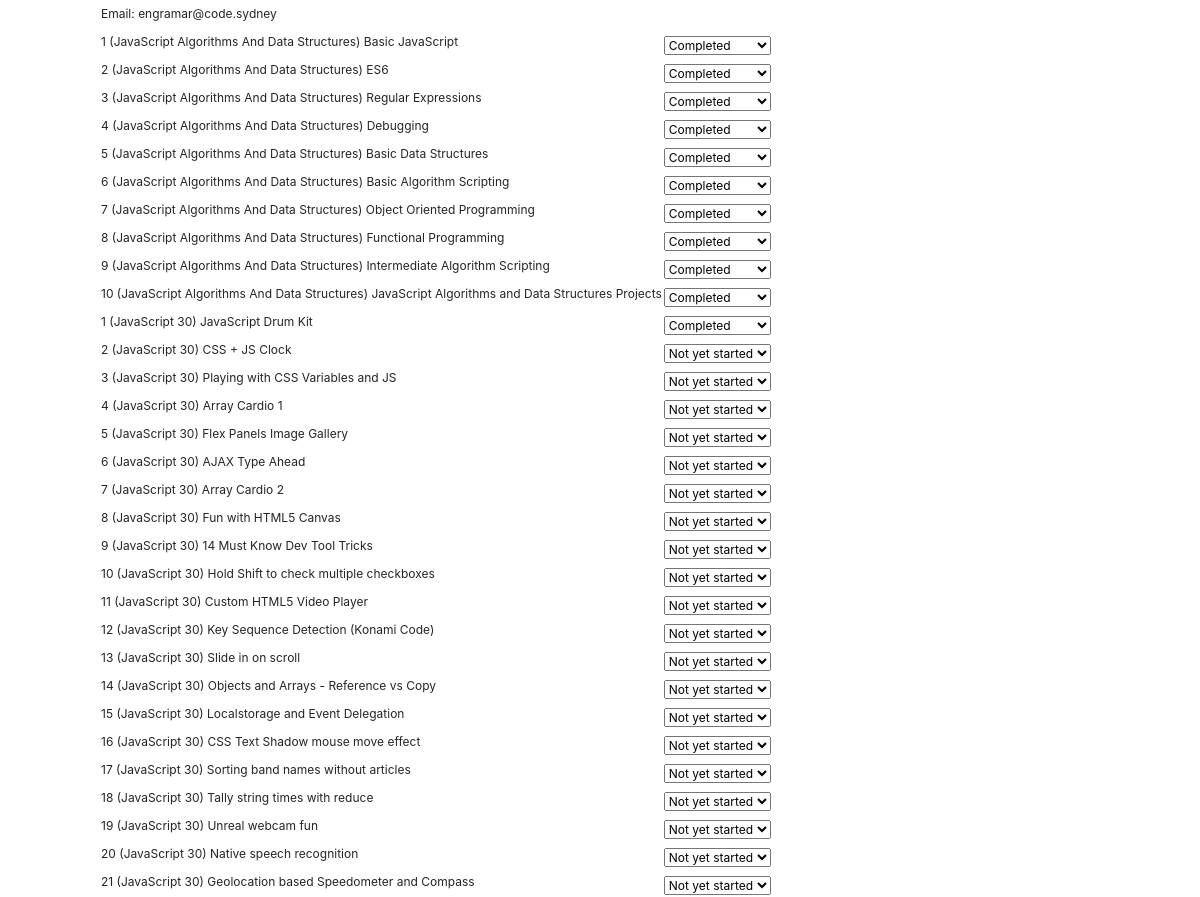
The app's page /vueleaderboardupdate (signed in, middle part), older data.
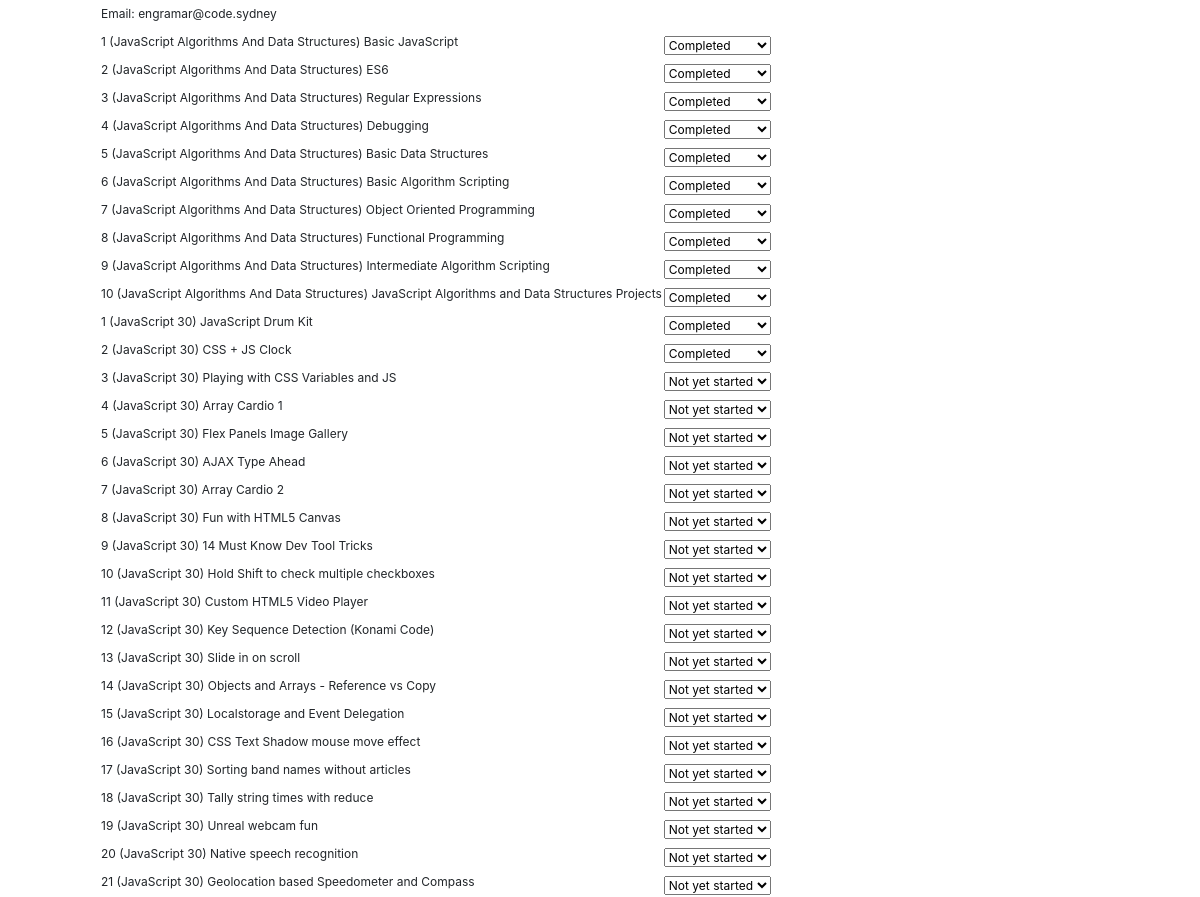
The same page, newer data.
### tables this page shows
CREATE TABLE "vuedashboardtable" (
	"Name"	TEXT,
	"Email"	TEXT,
	"Password"	TEXT,
	"Completed_Count"	INTEGER,
	"A1"	TEXT,
	"A2"	TEXT,
	"A3"	TEXT,
	"A4"	TEXT,
	"A5"	TEXT,
	"A6"	TEXT,
	"A7"	TEXT,
	"A8"	TEXT,
	"A9"	TEXT,
	"A10"	TEXT,
	"B1"	TEXT,
	"B2"	TEXT,
	"B3"	TEXT,
	"B4"	TEXT,
	"B5"	TEXT,
	"B6"	TEXT,
	"B7"	TEXT,
	"B8"	TEXT,
	"B9"	TEXT,
	"B10"	TEXT,
	"B11"	TEXT,
	"B12"	TEXT,
	"B13"	TEXT,
	"B14"	TEXT,
	"B15"	TEXT,
	"B16"	TEXT,
	"B17"	TEXT,
	"B18"	TEXT,
	"B19"	TEXT,
	"B20"	TEXT,
	"B21"	TEXT,
	"B22"	TEXT,
	"B23"	TEXT,
	"B24"	TEXT,
	"B25"	TEXT,
	"B26"	TEXT,
	"B27"	TEXT,
	"B28"	TEXT,
	"B29"	TEXT,
	"B30"	TEXT,
	"C1"	TEXT,
	"C2"	TEXT,
	"C3"	TEXT,
	"C4"	TEXT,
	"C5"	TEXT,
	"C6"	TEXT,
	"C7"	TEXT,
	"C8"	TEXT,
	PRIMARY KEY("Email")
);

### app.py (the view)
@app.route('/vueleaderboardupdate',methods=['GET','POST'])
def vueleaderboardupdate():
    form = VueInputForm()
    if request.method == 'POST':
        db = get_db()
        Email = session.get('tempemail', None)
        try:
            user_cur = db.execute('SELECT Name, Email, Password, Completed_Count, \
                                     A1, A2, A3, A4, A5, A6, A7, A8, A9, A10, \
                                     B1, B2, B3, B4, B5, B6, B7, B8, B9, B10,  \
                                     B11, B12, B13, B14, B15, B16, B17, B18, B19, B20,  \
                                     B21, B22, B23, B24, B25, B26, B27, B28, B29, B30,  \
                                     C1, C2, C3, C4, C5, C6, C7, C8 \
                                from vuedashboardtable \
                                where Email = ?', [Email])
        except Exception as e:
            print('Exception: ',e)
        res = user_cur.fetchall()
        for row in res:
            Name  = row[0]
            Email = row[1]
            Password = row[2]
            Completed_Count = row[3]
        Completed_Count = 0
        A1 = form.A1.data
        if A1 == 'Completed':
            Completed_Count += 1
        A2 = form.A2.data
        if A2 == 'Completed':
            Completed_Count += 1
        A3 = form.A3.data
        if A3 == 'Completed':
            Completed_Count += 1
        A4 = form.A4.data
        if A4 == 'Completed':
            Completed_Count += 1
        A5 = form.A5.data
        if A5 == 'Completed':
            Completed_Count += 1
        A6 = form.A6.data
        if A6 == 'Completed':
            Completed_Count += 1
        A7 = form.A7.data
        if A7 == 'Completed':
            Completed_Count += 1
        A8 = form.A8.data
        if A8 == 'Completed':
            Completed_Count += 1
        A9 = form.A9.data
        if A9 == 'Completed':
            Completed_Count += 1
        A10 = form.A10.data
        if A10 == 'Completed':
            Completed_Count += 1
        B1 = form.B1.data
        if B1 == 'Completed':
            Completed_Count += 1
        B2 = form.B2.data
        if B2 == 'Completed':
            Completed_Count += 1
        B3 = form.B3.data
        if B3 == 'Completed':
            Completed_Count += 1
        B4 = form.B4.data
        if B4 == 'Completed':
            Completed_Count += 1
        B5 = form.B5.data
        if B5 == 'Completed':
            Completed_Count += 1
        B6 = form.B6.data
        if B6 == 'Completed':
            Completed_Count += 1
        B7 = form.B7.data
        if B7 == 'Completed':
            Completed_Count += 1
        B8 = form.B8.data
        if B8 == 'Completed':
            Completed_Count += 1
        B9 = form.B9.data
        if B9 == 'Completed':
            Completed_Count += 1
        B10 = form.B10.data
        if B10 == 'Completed':
            Completed_Count += 1
        B11 = form.B11.data
        if B11 == 'Completed':
            Completed_Count += 1
        B12 = form.B12.data
        if B12 == 'Completed':
            Completed_Count += 1
        B13 = form.B13.data
        if B13 == 'Completed':
            Completed_Count += 1
        B14 = form.B14.data
        if B14 == 'Completed':
            Completed_Count += 1
        B15 = form.B15.data
        if B15 == 'Completed':
            Completed_Count += 1
        B16 = form.B16.data
        if B16 == 'Completed':
            Completed_Count += 1
        B17 = form.B17.data
        if B17 == 'Completed':
            Completed_Count += 1
        B18 = form.B18.data
        if B18 == 'Completed':
            Completed_Count += 1
        B19 = form.B19.data
        if B19 == 'Completed':
            Completed_Count += 1
        B20 = form.B20.data
        if B20 == 'Completed':
            Completed_Count += 1
        B21 = form.B21.data
        if B21 == 'Completed':
            Completed_Count += 1
        B22 = form.B22.data
        if B22 == 'Completed':
            Completed_Count += 1
        B23 = form.B23.data
        if B23 == 'Completed':
            Completed_Count += 1
        B24 = form.B24.data
        if B24 == 'Completed':
            Completed_Count += 1
        B25 = form.B25.data
        if B25 == 'Completed':
            Completed_Count += 1
        B26 = form.B26.data
        if B26 == 'Completed':
            Completed_Count += 1
        B27 = form.B27.data
        if B27 == 'Completed':
            Completed_Count += 1
        B28 = form.B28.data
        if B28 == 'Completed':
            Completed_Count += 1
        B29 = form.B29.data
        if B29 == 'Completed':
            Completed_Count += 1
        B30 = form.B30.data
        if B30 == 'Completed':
            Completed_Count += 1
        C1 = form.C1.data
        if C1 == 'Completed':
            Completed_Count += 1
        C2 = form.C2.data
        if C2 == 'Completed':
            Completed_Count += 1
        C3 = form.C3.data
        if C3 == 'Completed':
            Completed_Count += 1
        C4 = form.C4.data
        if C4 == 'Completed':
            Completed_Count += 1
        C5 = form.C5.data
        if C5 == 'Completed':
            Completed_Count += 1
        C6 = form.C6.data
        if C6 == 'Completed':
            Completed_Count += 1
        C7 = form.C7.data
        if C7 == 'Completed':
            Completed_Count += 1
        C8 = form.C8.data
        if C8 == 'Completed':
            Completed_Count += 1
        try:
            db.execute('UPDATE vuedashboardtable \
                         SET Completed_Count=?, A1=?, A2=?, A3=?, A4=?, A5=?, A6=?, A7=?, A8=?, A9=?, A10=?, B1=?, B2=?, B3=?, B4=?, B5=?, B6=?, B7=?, B8=?, B9=?, B10=?, B11=?, B12=?, B13=?, B14=?, B15=?, B16=?, B17=?, B18=?, B19=?, B20=?, B21=?, B22=?, B23=?, B24=?, B25=?, B26=?, B27=?, B28=?, B29=?, B30=?, C1=?, C2=?, C3=?, C4=?, C5=?, C6=?, C7=?, C8=? \
                        WHERE Email = ?', (Completed_Count, A1, A2, A3, A4, A5, A6, A7, A8, A9, A10, B1, B2, B3, B4, B5, B6, B7, B8, B9, B10, B11, B12, B13, B14, B15, B16, B17, B18, B19, B20, B21, B22, B23, B24, B25, B26, B27, B28, B29, B30, C1, C2, C3, C4, C5, C6, C7, C8, Email))
            db.commit()
        except Exception as e:
            print(e)
        form.A1.data = A1
        form.A2.data = A2
        form.A3.data = A3
        form.A4.data = A4
        form.A5.data = A5
        form.A6.data = A6
        form.A7.data = A7
        form.A8.data = A8
        form.A9.data = A9
        form.A10.data = A10
        form.B1.data = B1
        form.B2.data = B2
        form.B3.data = B3
        form.B4.data = B4
        form.B5.data = B5
        form.B6.data = B6
        form.B7.data = B7
        form.B8.data = B8
        form.B9.data = B9
        form.B10.data = B10
        form.B11.data = B11
        form.B12.data = B12
        form.B13.data = B13
        form.B14.data = B14
        form.B15.data = B15
        form.B16.data = B16
        form.B17.data = B17
        form.B18.data = B18
        form.B19.data = B19
        form.B20.data = B20
        form.B21.data = B21
        form.B22.data = B22
        form.B23.data = B23
        form.B24.data = B24
        form.B25.data = B25
        form.B26.data = B26
        form.B27.data = B27
        form.B28.data = B28
        form.B29.data = B29
        form.B30.data = B30
        form.C1.data = C1
        form.C2.data = C2
        form.C3.data = C3
        form.C4.data = C4
        form.C5.data = C5
        form.C6.data = C6
        form.C7.data = C7
        form.C8.data = C8
        return render_template('vueleaderboardupdate.html',
                                form=form)
    else:
        db = get_db()
        Email = session.get('tempemail', None)
        try:
            user_cur = db.execute('SELECT Name, Email, Password, Completed_Count, \
                                     A1, A2, A3, A4, A5, A6, A7, A8, A9, A10, \
                                     B1, B2, B3, B4, B5, B6, B7, B8, B9, B10,  \
                                     B11, B12, B13, B14, B15, B16, B17, B18, B19, B20,  \
                                     B21, B22, B23, B24, B25, B26, B27, B28, B29, B30,  \
                                     C1, C2, C3, C4, C5, C6, C7, C8 \
                                from vuedashboardtable \
                                where Email = ?', [Email])
        except Exception as e:
            print('Exception: ',e)
        res = user_cur.fetchall()
        for row in res:
            Name  = row[0]
            Email = row[1]
            Password = row[2]
            Completed_Count = row[3]
            A1 = row[4]
            A2 = row[5]
            A3 = row[6]
            A4 = row[7]
            A5 = row[8]
            A6 = row[9]
            A7 = row[10]
            A8 = row[11]
            A9 = row[12]
            A10 = row[13]
            B1 = row[14]
            B2 = row[15]
            B3 = row[16]
            B4 = row[17]
            B5 = row[18]
            B6 = row[19]
            B7 = row[20]
            B8 = row[21]
            B9 = row[22]
            B10 = row[23]
            B11 = row[24]
            B12 = row[25]
            B13 = row[26]
            B14 = row[27]
            B15 = row[28]
            B16 = row[29]
            B17 = row[30]
            B18 = row[31]
            B19 = row[32]
            B20 = row[33]
            B21 = row[34]
            B22 = row[35]
            B23 = row[36]
            B24 = row[37]
            B25 = row[38]
            B26 = row[39]
            B27 = row[40]
            B28 = row[41]
            B29 = row[42]
            B30 = row[43]
            C1 = row[44]
            C2 = row[45]
            C3 = row[46]
            C4 = row[47]
            C5 = row[48]
            C6 = row[49]
            C7 = row[50]
            C8 = row[51]
        form.Email.data = Email
        form.Password.data = Password
        form.A1.data = A1
        form.A2.data = A2
        form.A3.data = A3
        form.A4.data = A4
        form.A5.data = A5
        form.A6.data = A6
        form.A7.data = A7
        form.A8.data = A8
        form.A9.data = A9
        form.A10.data = A10
        form.B1.data = B1
        form.B2.data = B2
        form.B3.data = B3
        form.B4.data = B4
        form.B5.data = B5
        form.B6.data = B6
        form.B7.data = B7
        form.B8.data = B8
        form.B9.data = B9
        form.B10.data = B10
        form.B11.data = B11
        form.B12.data = B12
        form.B13.data = B13
        form.B14.data = B14
        form.B15.data = B15
        form.B16.data = B16
        form.B17.data = B17
        form.B18.data = B18
        form.B19.data = B19
        form.B20.data = B20
        form.B21.data = B21
        form.B22.data = B22
        form.B23.data = B23
        form.B24.data = B24
        form.B25.data = B25
        form.B26.data = B26
        form.B27.data = B27
        form.B28.data = B28
        form.B29.data = B29
        form.B30.data = B30
        form.C1.data = C1
        form.C2.data = C2
        form.C3.data = C3
        form.C4.data = C4
        form.C5.data = C5
        form.C6.data = C6
        form.C7.data = C7
        form.C8.data = C8
        return render_template('vueleaderboardupdate.html',
                                form=form,
                                Email=Email)

### database.py (called while the page is built)
def connect_db():
    sql = sqlite3.connect('/Users/engramarbollas/Projects/codesydneywebsite/codesydney.db')
    sql.row_factory = sqlite3.Row
    return sql

def get_db():
    if not hasattr(g, 'sqlite_db'):
        g.sqlite_db = connect_db()
    return g.sqlite_db

### templates/vueleaderboardupdate.html (shortened to what this page needs)
{% extends 'layout.html' %} {% block content %}
<body>
  <div>
    <form method="POST" action="{{ url_for('vueleaderboardupdate') }}">
      <table style="font-size: 12px; margin-left: 100px">
        <tr>
          <td>{{ form.Email.label }}: {{ Email }}</td>
        </tr>
      </table>
      <table style="font-size: 12px; margin-left: 100px">
        <tr>
          <td>{{ form.A1.label }}</td>
          <td>{{ form.A1 }}</td>
        </tr>
        <tr>
          <td>{{ form.A2.label }}</td>
          <td>{{ form.A2 }}</td>
        </tr>
        <tr>
          <td>{{ form.A3.label }}</td>
          <td>{{ form.A3 }}</td>
        </tr>
        <tr>
          <td>{{ form.A4.label }}</td>
          <td>{{ form.A4 }}</td>
        </tr>
        <tr>
          <td>{{ form.A5.label }}</td>
          <td>{{ form.A5 }}</td>
        </tr>
        <tr>
          <td>{{ form.A6.label }}</td>
          <td>{{ form.A6 }}</td>
        </tr>
        <tr>
          <td>{{ form.A7.label }}</td>
          <td>{{ form.A7 }}</td>
        </tr>
        <tr>
          <td>{{ form.A8.label }}</td>
          <td>{{ form.A8 }}</td>
        </tr>
        <tr>
          <td>{{ form.A9.label }}</td>
          <td>{{ form.A9 }}</td>
        </tr>
        <tr>
          <td>{{ form.A10.label }}</td>
          <td>{{ form.A10 }}</td>
        </tr>
        <tr>
          <td>{{ form.B1.label }}</td>
          <td>{{ form.B1 }}</td>
        </tr>
        <tr>
          <td>{{ form.B2.label }}</td>
          <td>{{ form.B2 }}</td>
        </tr>
        <tr>
          <td>{{ form.B3.label }}</td>
          <td>{{ form.B3 }}</td>
        </tr>
        <tr>
          <td>{{ form.B4.label }}</td>
          <td>{{ form.B4 }}</td>
        </tr>
        <tr>
          <td>{{ form.B5.label }}</td>
          <td>{{ form.B5 }}</td>
        </tr>
        <tr>
          <td>{{ form.B6.label }}</td>
          <td>{{ form.B6 }}</td>
        </tr>
        <tr>
          <td>{{ form.B7.label }}</td>
          <td>{{ form.B7 }}</td>
        </tr>
        <tr>
          <td>{{ form.B8.label }}</td>
          <td>{{ form.B8 }}</td>
        </tr>
        <tr>
          <td>{{ form.B9.label }}</td>
          <td>{{ form.B9 }}</td>
        </tr>
        <tr>
          <td>{{ form.B10.label }}</td>
          <td>{{ form.B10 }}</td>
        </tr>
        <tr>
          <td>{{ form.B11.label }}</td>
          <td>{{ form.B11 }}</td>
        </tr>
        <tr>
          <td>{{ form.B12.label }}</td>
          <td>{{ form.B12 }}</td>
        </tr>
        <tr>
          <td>{{ form.B13.label }}</td>
          <td>{{ form.B13 }}</td>
        </tr>
        <tr>
          <td>{{ form.B14.label }}</td>
          <td>{{ form.B14 }}</td>
        </tr>
        <tr>
          <td>{{ form.B15.label }}</td>
          <td>{{ form.B15 }}</td>
        </tr>
        <tr>
          <td>{{ form.B16.label }}</td>
          <td>{{ form.B16 }}</td>
        </tr>
        <tr>
          <td>{{ form.B17.label }}</td>
          <td>{{ form.B17 }}</td>
        </tr>
        <tr>
          <td>{{ form.B18.label }}</td>
          <td>{{ form.B18 }}</td>
        </tr>
        <tr>
          <td>{{ form.B19.label }}</td>
          <td>{{ form.B19 }}</td>
        </tr>
        <tr>
          <td>{{ form.B20.label }}</td>
          <td>{{ form.B20 }}</td>
        </tr>
        <tr>
          <td>{{ form.B21.label }}</td>
          <td>{{ form.B21 }}</td>
        </tr>
      </table>
      <br />
    </form>
  </div>
</body>
{% endblock content %}

Row changes from the older to the newer data that the page shows:
changed vuedashboardtable "engramar@code.sydney": B2 "Not yet started" → "Completed"
